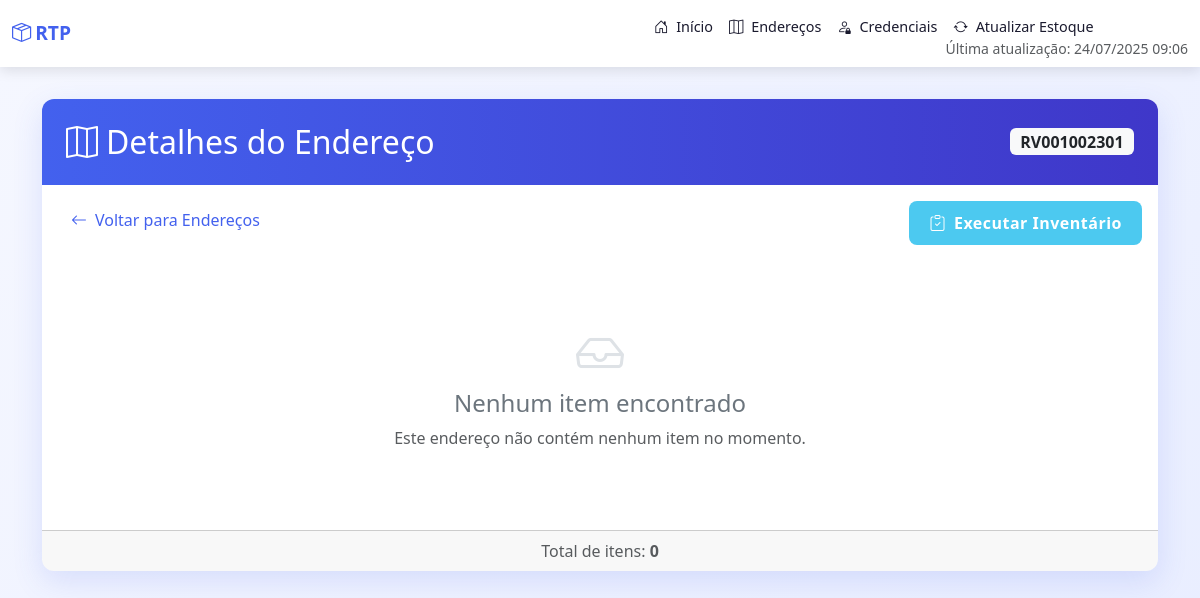
Page /enderecos/RV001002301 on the earlier database version.
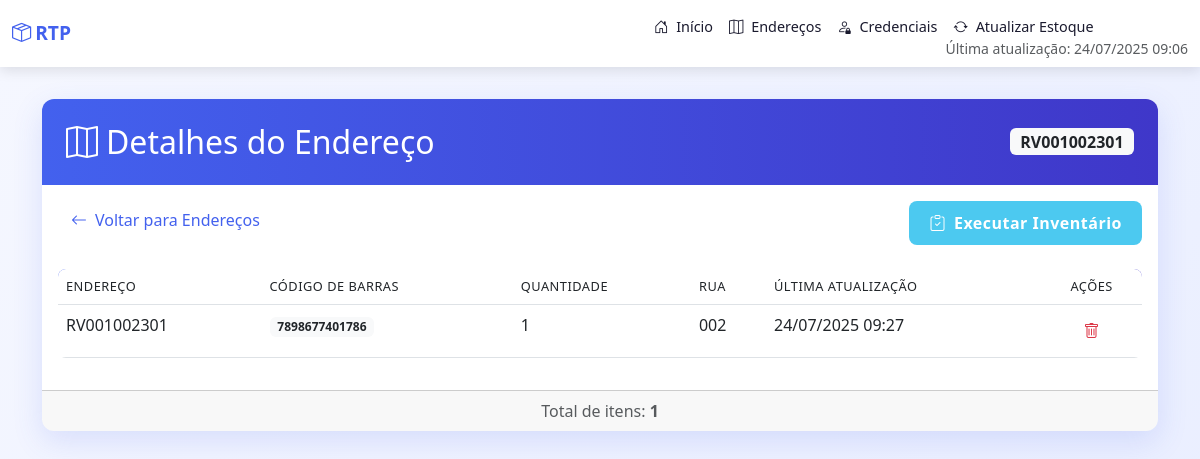
Same page on the later database version.
### models.py (models this page shows)
class BarraEndereco(db.Model):
    __tablename__ = 'barra_endereco'
    id = db.Column(db.Integer, primary_key=True, autoincrement=True)
    barra = db.Column(db.String(255), nullable=False)
    rua = db.Column(db.String(255), nullable=False)
    endereco = db.Column(db.String(255), nullable=False)
    data_armazenamento = db.Column(db.DateTime, nullable=False)

### app.py (the view, shortened to what this page needs)
@app.route('/enderecos/<endereco>', methods=['GET', 'POST'])
def detalhes_endereco(endereco):
    detalhes = db.session.query(
        BarraEndereco.barra,
        func.count(BarraEndereco.endereco).label('qtde'),
        BarraEndereco.rua,
        func.max(BarraEndereco.data_armazenamento).label('data_atualizado')
    ).filter_by(endereco=endereco).group_by(BarraEndereco.barra, BarraEndereco.rua).all()
    itens = []
    for detalhe in detalhes:
        itens.append({
            'Codigo': detalhe.barra,
            'qtde': detalhe.qtde,
            'Local': endereco,
        })
    cred = db.session.query(UserCredential).first()
    data_atualizacao_estoque = db.session.query(func.max(Estoque.data_atualizacao)).scalar()
    return render_template('detalhes_endereco.html', endereco=endereco, detalhes=detalhes, cred=cred, data_atualizacao_estoque=data_atualizacao_estoque)

### templates/detalhes_endereco.html (shortened to what this page needs)
<!DOCTYPE html>
<html lang="pt-br">
<head>
    <link href="https://cdn.jsdelivr.net/npm/bootstrap@5.3.0/dist/css/bootstrap.min.css" rel="stylesheet">
    <link href="https://cdn.jsdelivr.net/npm/bootstrap-icons@1.10.5/font/bootstrap-icons.css" rel="stylesheet">
</head>
<body>
    {% include 'navbar.html' %}
    <div class="main-container">
        <div class="container">
            <div class="card">
                <div class="card-header">
                    <div class="d-flex justify-content-between align-items-center">
                        <h2 class="mb-0">
                            <i class="bi bi-map me-2"></i>Detalhes do Endereço
                        </h2>
                        <span class="badge bg-light text-dark fs-6">{{ endereco }}</span>
                    </div>
                </div>
                <div class="card-body">
                    <div class="d-flex justify-content-between mb-4">
                        <a href="{{ url_for('enderecos') }}" class="btn btn-link">
                            <i class="bi bi-arrow-left me-2"></i>Voltar para Endereços
                        </a>
                        <button class="btn btn-success" onclick="openModal('modal1')">
                            <i class="bi bi-clipboard-check me-2"></i>Executar Inventário
                        </button>
                    </div>
                    {% if detalhes %}
                    <div class="table-responsive">
                        <table class="table table-hover">
                            <thead>
                                <tr>
                                    <th>Endereço</th>
                                    <th>Código de Barras</th>
                                    <th>Quantidade</th>
                                    <th>Rua</th>
                                    <th>Última Atualização</th>
                                    <th class="text-center">Ações</th>
                                </tr>
                            </thead>
                            <tbody>
                                {% for item in detalhes %}
                                <tr>
                                    <td>{{ endereco }}</td>
                                    <td><span class="badge bg-light text-dark">{{ item.barra }}</span></td>
                                    <td>{{ item.qtde }}</td>
                                    <td>{{ item.rua }}</td>
                                    <td>{{ item.data_atualizado.strftime('%d/%m/%Y %H:%M') if item.data_atualizado else 'N/A' }}</td>
                                    <td class="text-center">
                                        <form method="POST" action="{{ url_for('excluir_item', endereco=endereco) }}" class="delete-item-form" id="delete-item-form-{{ item.barra | replace('/', '-') }}">
                                            <button type="button" class="btn btn-link text-danger action-btn" title="Excluir item" data-bs-toggle="modal" data-bs-target="#modalExcluirItem" data-barra="{{ item.barra }}">
                                                <i class="bi bi-trash"></i>
                                            </button>
                                        </form>
                                    </td>
                                </tr>
                                {% endfor %}
                            </tbody>
                        </table>
                    </div>
                    {% else %}
                    <div class="empty-state">
                        <i class="bi bi-inbox"></i>
                        <h4>Nenhum item encontrado</h4>
                        <p class="text-muted">Este endereço não contém nenhum item no momento.</p>
                    </div>
                    {% endif %}
                </div>
                <div class="card-footer text-muted text-center">
                    Total de itens: <strong>{{ detalhes|length }}</strong>
                </div>
            </div>
        </div>
    </div>
</body>
</html>

### templates/navbar.html (shortened to what this page needs)
<nav class="navbar navbar-expand-lg navbar-light bg-white">
    <div class="container-fluid">
        <a class="navbar-brand" href="/">
            <i class="bi bi-box-seam me-1"></i>RTP
        </a>
        <div class="collapse navbar-collapse" id="navbarNav">
            <ul class="navbar-nav ms-auto">
                <li class="nav-item">
                    <a class="nav-link" href="/">
                        <i class="bi bi-house-door me-1"></i> Início
                    </a>
                </li>
                <li class="nav-item">
                    <a class="nav-link" href="/enderecos">
                        <i class="bi bi-map me-1"></i> Endereços
                    </a>
                </li>
                <li class="nav-item">
                    <a class="nav-link" href="/credenciais">
                        <i class="bi bi-person-lock me-1"></i> Credenciais
                    </a>
                </li>
                <li class="nav-item">
                    <a class="nav-link" href="#" data-bs-toggle="modal" data-bs-target="#modalAtualizarEstoque">
                        <i class="bi bi-arrow-repeat me-1"></i> Atualizar Estoque
                    </a>
                    {% if data_atualizacao_estoque %}
                    <div class="text-center small text-muted" style="margin-top: -8px;">
                        <span>Última atualização: {{ data_atualizacao_estoque.strftime('%d/%m/%Y %H:%M') }}</span>
                    </div>
                    {% endif %}
                </li>
            </ul>
        </div>
    </div>
</nav>

### templates/detalhes_endereco.html (style rules this page uses)
:root { --primary-color: #4361ee; --secondary-color: #3f37c9; --success-color: #4cc9f0; --warning-color: #ffbe0b; --danger-color: #f72585; --dark-color: #1a1a2e; --light-color: #f8f9fa; }
body { font-family: 'Segoe UI', Tahoma, Geneva, Verdana, sans-serif; background-color: #f5f7ff; color: #333; }
.navbar-brand { font-weight: 700; color: var(--primary-color) !important; font-size: 1.2rem; padding: 0.5rem 0; }
.nav-link { font-weight: 500; color: var(--dark-color) !important; font-size: 0.9rem; padding: 0.5rem 0.75rem; }
.main-container { background: linear-gradient(135deg, #f5f7ff 0%, #e8edff 100%); min-height: calc(100vh - 56px); padding: 2rem 0; }
.card { border: none; border-radius: 12px; box-shadow: 0 10px 30px rgba(67, 97, 238, 0.15); overflow: hidden; }
.card-header { background: linear-gradient(to right, var(--primary-color), var(--secondary-color)); color: white; padding: 1.5rem; border-bottom: none; }
.btn-success { background-color: var(--success-color); border: none; border-radius: 8px; padding: 10px 20px; font-weight: 600; letter-spacing: 0.5px; transition: all 0.3s ease; }
.btn-link { color: var(--primary-color); text-decoration: none; transition: all 0.3s ease; }
.table { border-radius: 8px; overflow: hidden; }
.table thead { background: linear-gradient(to right, var(--primary-color), var(--secondary-color)); color: white; }
.table th { font-weight: 500; text-transform: uppercase; font-size: 0.8rem; letter-spacing: 0.5px; }
.table tbody tr { transition: all 0.2s ease; }
.action-btn { transition: all 0.2s ease; padding: 5px; border-radius: 4px; }
.navbar { box-shadow: 0 4px 12px rgba(0, 0, 0, 0.1); }

Differences in the rows shown:
added BarraEndereco: endereco "RV001002301", barra "7898677401786", qtde "1", rua "002", data_atualizado "24/07/2025 09:27"
Other differences:
{{ detalhes|length }}: "0" → "1"
{{ endereco }}: "RV001002301" → (not shown)
text no longer shown: "Nenhum item encontrado Este endereço não contém nenhum item no momento."
text now shown: "ENDEREÇO CÓDIGO DE BARRAS QUANTIDADE RUA ÚLTIMA ATUALIZAÇÃO AÇÕES"
